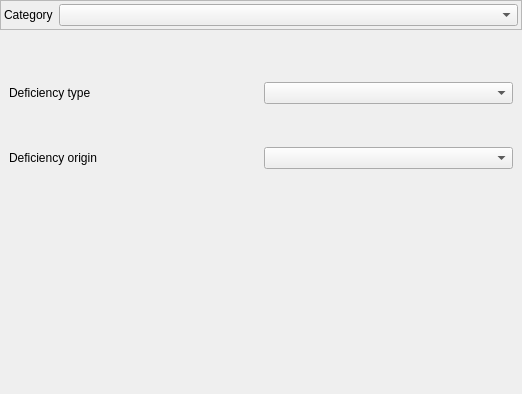
<?xml version="1.0" encoding="UTF-8"?>
<ui version="4.0">
 <class>Form_base3_wds</class>
 <widget class="QWidget" name="Form_base3_wds">
  <property name="geometry">
   <rect>
    <x>0</x>
    <y>0</y>
    <width>522</width>
    <height>394</height>
   </rect>
  </property>
  <property name="windowTitle">
   <string>Form</string>
  </property>
  <layout class="QVBoxLayout" name="verticalLayout_2" stretch="0,0,0">
   <property name="leftMargin">
    <number>0</number>
   </property>
   <property name="topMargin">
    <number>0</number>
   </property>
   <property name="rightMargin">
    <number>0</number>
   </property>
   <property name="bottomMargin">
    <number>0</number>
   </property>
   <item>
    <widget class="QFrame" name="frame_2">
     <property name="frameShape">
      <enum>QFrame::StyledPanel</enum>
     </property>
     <property name="frameShadow">
      <enum>QFrame::Raised</enum>
     </property>
     <layout class="QGridLayout" name="gridLayout_3" columnstretch="1,10">
      <property name="leftMargin">
       <number>3</number>
      </property>
      <property name="topMargin">
       <number>3</number>
      </property>
      <property name="rightMargin">
       <number>3</number>
      </property>
      <property name="bottomMargin">
       <number>3</number>
      </property>
      <item row="0" column="1">
       <widget class="QComboBox" name="comboBox_groupedes"/>
      </item>
      <item row="0" column="0">
       <widget class="QLabel" name="label_2">
        <property name="text">
         <string>Category</string>
        </property>
        <property name="wordWrap">
         <bool>true</bool>
        </property>
       </widget>
      </item>
     </layout>
    </widget>
   </item>
   <item>
    <widget class="QStackedWidget" name="stackedWidget">
     <property name="currentIndex">
      <number>0</number>
     </property>
     <widget class="QWidget" name="page">
      <layout class="QGridLayout" name="gridLayout_4">
       <item row="0" column="1">
        <widget class="QComboBox" name="comboBox_typedes"/>
       </item>
       <item row="0" column="0">
        <widget class="QLabel" name="label">
         <property name="text">
          <string>Deficiency type</string>
         </property>
         <property name="wordWrap">
          <bool>true</bool>
         </property>
        </widget>
       </item>
       <item row="1" column="0">
        <widget class="QLabel" name="label_5">
         <property name="text">
          <string>Deficiency origin</string>
         </property>
         <property name="wordWrap">
          <bool>true</bool>
         </property>
        </widget>
       </item>
       <item row="1" column="1">
        <widget class="QComboBox" name="comboBox_cause_des"/>
       </item>
      </layout>
     </widget>
     <widget class="QWidget" name="page_2">
      <layout class="QHBoxLayout" name="horizontalLayout_2">
       <item>
        <widget class="QLabel" name="label_3">
         <property name="text">
          <string>A remplir avec les spec desordre cat2</string>
         </property>
        </widget>
       </item>
      </layout>
     </widget>
     <widget class="QWidget" name="page_3">
      <layout class="QGridLayout" name="gridLayout_2">
       <item row="0" column="0">
        <widget class="QLabel" name="label_4">
         <property name="text">
          <string>des cat3</string>
         </property>
        </widget>
       </item>
      </layout>
     </widget>
    </widget>
   </item>
   <item>
    <spacer name="verticalSpacer">
     <property name="orientation">
      <enum>Qt::Vertical</enum>
     </property>
     <property name="sizeHint" stdset="0">
      <size>
       <width>20</width>
       <height>40</height>
      </size>
     </property>
    </spacer>
   </item>
  </layout>
 </widget>
 <resources/>
 <connections/>
</ui>
